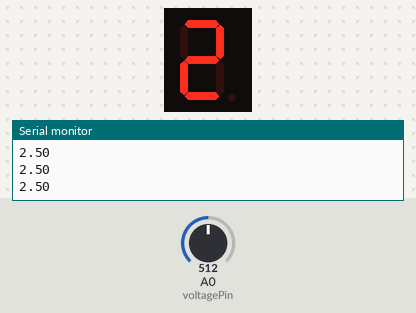
Simulated run of this sketch. Board: Arduino Uno, built with avr-gcc and run on an emulated ATmega328P. On the bench: 1-digit seven-segment display, the last lines printed to the serial monitor. Wiring (inferred from the names in the program): 1-digit 7-segment display, segments lit when HIGH: segments pin 8, pin 9, pin 4, pin 3, pin 2, pin 7, pin 6, pin 5. The inputs (shaded band) are chosen by the test bench; at power-on: A0 (voltagePin) = 512. The segment pins are drawn as the display they are named for.

Above: at 2.8 s.
2.9 s: A0 (voltagePin) set to 716
At 4.3 s:
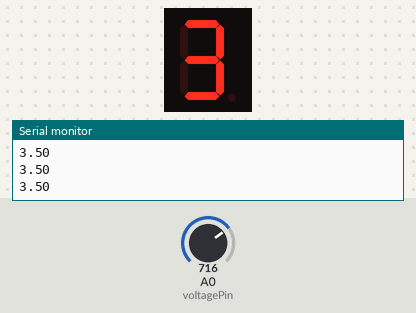
4.6 s: A0 (voltagePin) set to 1023
At 5.6 s:
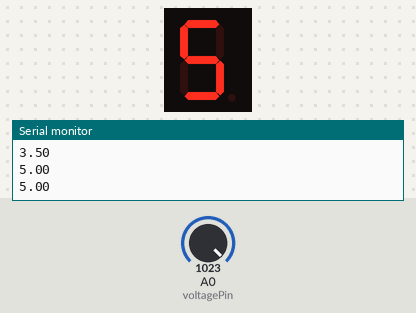
6.1 s: A0 (voltagePin) set to 306
At 6.8 s:
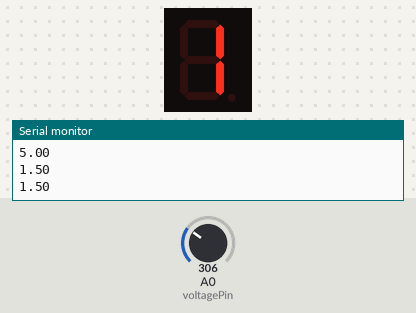
Timing chart, 0 to 9.1 s (numbered marks = the images above; inputs shaded):
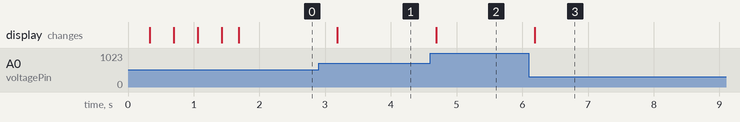

The sketch:

segmented.ino
```cpp
/*
 Name:		segmented.ino
 Created:	8/5/2016 12:35:04 AM
 Author:	baoliveira
*/

const unsigned int voltagePin = A0;
const unsigned int displayPinA = 2;
const unsigned int displayPinB = 3;
const unsigned int displayPinC = 4;
const unsigned int displayPinD = 5;
const unsigned int displayPinE = 6;
const unsigned int displayPinF = 7;
const unsigned int displayPinG = 8;
const unsigned int displayPinH = 9;

// voltage fields
const float voltageMax = 5;
unsigned long voltageOperationTime;
int voltageLastValue;
unsigned long voltageReadFrequency;

// display fields
unsigned long displayFrequency;
unsigned long displayOperationTime;

// the setup function runs once when you press reset or power the board
void setup()
{
	// initialize serial communication at 9600 bits per second:
	Serial.begin(9600);

	voltageOperationTime = 0;
	voltageLastValue = 0;
	voltageReadFrequency = 100;

	pinMode(displayPinA, OUTPUT);
	pinMode(displayPinB, OUTPUT);
	pinMode(displayPinC, OUTPUT);
	pinMode(displayPinD, OUTPUT);
	pinMode(displayPinE, OUTPUT);
	pinMode(displayPinF, OUTPUT);
	pinMode(displayPinG, OUTPUT);
	pinMode(displayPinH, OUTPUT);

	displayFrequency = 33;
	displayOperationTime = 0;

	for (int i = 1; i <= 10; i++)
	{
		displayLedWrite(9);
		displayLedWrite(8);
		displayLedWrite(7);
		displayLedWrite(6);
		displayLedWrite(5);
		displayLedWrite(4);
		displayLedWrite(3);
		displayLedWrite(2);
		displayLedWrite(1);
		displayLedWrite(0);

	}

}

// the loop function runs over and over again until power down or reset
void loop()
{
	float voltage = readVoltage(voltagePin);
	displayLedWrite(voltage);
	delay(500);
}

void displayLedSet(bool pinA, bool pinB, bool pinC,
	bool pinDDot, bool pinEMid,
	bool pinF, bool pinG, bool pinH)
{
	unsigned long time = millis();
	if (time - displayOperationTime < displayFrequency)
	{
		delay(displayFrequency - (time - displayOperationTime));
	}

	displayOperationTime = time;
	digitalWrite(displayPinA, pinA ? HIGH : LOW);
	digitalWrite(displayPinB, pinB ? HIGH : LOW);
	digitalWrite(displayPinC, pinC ? HIGH : LOW);

	digitalWrite(displayPinD, pinDDot ? HIGH : LOW);
	digitalWrite(displayPinE, pinEMid ? HIGH : LOW);

	digitalWrite(displayPinF, pinF ? HIGH : LOW);
	digitalWrite(displayPinG, pinG ? HIGH : LOW);
	digitalWrite(displayPinH, pinH ? HIGH : LOW);

}

void displayLedWrite(byte character)
{


	switch (character)
	{
	case 0:
		displayLedSet(true, true, true, false, false, true, true, true);
		break;
	case 1:
		displayLedSet(false, false, true, false, false, false, false, true);
		break;
	case 2:
		displayLedSet(true, true, false, false, true, false, true, true);
		break;
	case 3:
		displayLedSet(false, true, true, false, true, false, true, true);
		break;
	case 4:
		displayLedSet(false, false, true, false, true, true, false, true);
		break;
	case 5:
		displayLedSet(false, true, true, false, true, true, true, false);
		break;
	case 6:
		displayLedSet(true, true, true, false, true, true, true, false);
		break;
	case 7:
		displayLedSet(false, false, true, false, false, false, true, true);
		break;
	case 8:
		displayLedSet(true, true, true, false, true, true, true, true);
		break;
	case 9:
		displayLedSet(false, true, true, false, true, true, true, true);
		break;
	default :
		// exclamation mark '!' 6
		displayLedSet(false, false, false, true, false, false, false, true);
		Serial.println((byte)character);
		break;
	}
}

float readVoltage(unsigned int apin)
{
	unsigned long newRead = millis();
	if ((newRead - voltageOperationTime) < voltageReadFrequency)
	{
		return voltageLastValue;
	}
	else
	{
		// read the input on analog pin 0:
		int sensorValue = analogRead(apin);
		voltageOperationTime = newRead;

		// Convert the analog reading (which goes from 0 - 1023) to a voltage (0 - 5V):
		float voltage = sensorValue * (voltageMax / 1023.0);

		// print out the value you read:
		Serial.println(voltage);

		return voltage;
	}
}
```

Measured:
- after the input at 2.9 s, the display: changes after 0.29 s (image 1)
- after the input at 4.6 s, the display: changes after 0.09 s (image 2)
- after the input at 6.1 s, the display: changes after 0.09 s (image 3)
